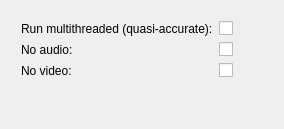
     <widget class="QWidget" name="emulationWidget">
      <attribute name="title">
       <string>Emulation</string>
      </attribute>
      <layout class="QGridLayout" name="gridLayout_14">
       <item row="0" column="1">
        <spacer name="emulationHSpacer">
         <property name="orientation">
          <enum>Qt::Horizontal</enum>
         </property>
         <property name="sizeHint" stdset="0">
          <size>
           <width>40</width>
           <height>20</height>
          </size>
         </property>
        </spacer>
       </item>
       <item row="0" column="0">
        <layout class="QGridLayout" name="emulationLayout">
         <property name="leftMargin">
          <number>10</number>
         </property>
         <property name="topMargin">
          <number>10</number>
         </property>
         <item row="0" column="0">
          <widget class="QLabel" name="multithreadLabel">
           <property name="text">
            <string>Run multithreaded (quasi-accurate):</string>
           </property>
          </widget>
         </item>
         <item row="0" column="1">
          <widget class="QCheckBox" name="multithreadOption">
           <property name="text">
            <string/>
           </property>
          </widget>
         </item>
         <item row="1" column="0">
          <widget class="QLabel" name="noAudioLabel">
           <property name="text">
            <string>No audio:</string>
           </property>
          </widget>
         </item>
         <item row="1" column="1">
          <widget class="QCheckBox" name="noAudioOption">
           <property name="text">
            <string/>
           </property>
          </widget>
         </item>
         <item row="2" column="0">
          <widget class="QLabel" name="noVideoLabel">
           <property name="text">
            <string>No video:</string>
           </property>
          </widget>
         </item>
         <item row="2" column="1">
          <widget class="QCheckBox" name="noVideoOption">
           <property name="text">
            <string/>
           </property>
          </widget>
         </item>
        </layout>
       </item>
       <item row="1" column="0">
        <spacer name="emulationVSpacer">
         <property name="orientation">
          <enum>Qt::Vertical</enum>
         </property>
         <property name="sizeHint" stdset="0">
          <size>
           <width>20</width>
           <height>40</height>
          </size>
         </property>
        </spacer>
       </item>
      </layout>
     </widget>
